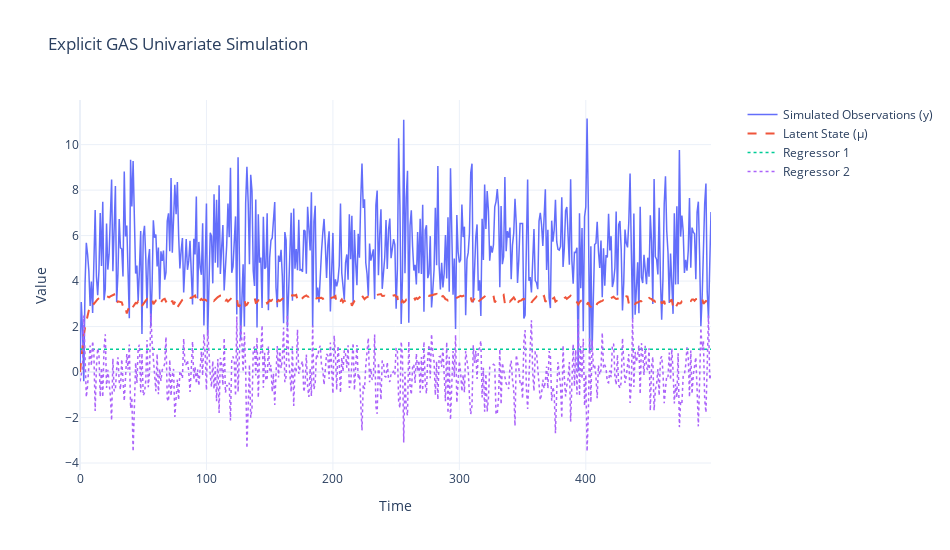

Notebook source saved alongside this figure:
### Code cell
time_axis = np.arange(T)

fig = go.Figure()

# Explicitly plot simulated observations
fig.add_trace(go.Scatter(
    x=time_axis, y=y_sim, mode='lines',
    name='Simulated Observations (y)', line=dict(width=1.5)
))

# Explicitly plot latent state
fig.add_trace(go.Scatter(
    x=time_axis, y=mu_sim, mode='lines',
    name='Latent State (μ)', line=dict(width=2, dash='dash')
))

for i in range(X_sim.shape[1]):
    fig.add_trace(go.Scatter(
        x=time_axis, y=X_sim[:, i], mode='lines',
        name=f'Regressor {i+1}', line=dict(width=1.5, dash='dot')
    ))

fig.update_layout(
    title='Explicit GAS Univariate Simulation',
    xaxis_title='Time',
    yaxis_title='Value',
    legend=dict(x=1.05, y=1),
    template='plotly_white',
    width=950,
    height=550
)

fig.show()

### Figure 1 — Plotly figure (JSON) as saved in the notebook; plotly's stock layout.template omitted (floating-point values rounded to 4 significant figures; data arrays with more than 128 entries replaced by an {"elided": "..."} marker saying what was removed)
{"data": [{"line": {"width": 1.5}, "mode": "lines", "name": "Simulated Observations (y)", "type": "scatter", "x": {"elided": "500 int values"}, "y": {"elided": "500 float values"}}, {"line": {"dash": "dash", "width": 2}, "mode": "lines", "name": "Latent State (μ)", "type": "scatter", "x": {"elided": "500 int values"}, "y": {"elided": "500 float values"}}, {"line": {"dash": "dot", "width": 1.5}, "mode": "lines", "name": "Regressor 1", "type": "scatter", "x": {"elided": "500 int values"}, "y": {"elided": "500 float values"}}, {"line": {"dash": "dot", "width": 1.5}, "mode": "lines", "name": "Regressor 2", "type": "scatter", "x": {"elided": "500 int values"}, "y": {"elided": "500 float values"}}], "layout": {"height": 550, "legend": {"x": 1.05, "y": 1}, "title": {"text": "Explicit GAS Univariate Simulation"}, "width": 950, "xaxis": {"title": {"text": "Time"}}, "yaxis": {"title": {"text": "Value"}}}}
